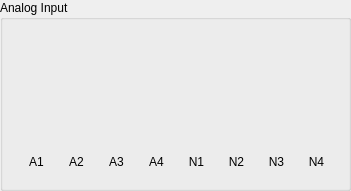
  <widget class="QGroupBox" name="groupBox_3">
   <property name="geometry">
    <rect>
     <x>30</x>
     <y>10</y>
     <width>351</width>
     <height>191</height>
    </rect>
   </property>
   <property name="title">
    <string>Analog Input</string>
   </property>
   <widget class="QLabel" name="label_15">
    <property name="geometry">
     <rect>
      <x>140</x>
      <y>150</y>
      <width>33</width>
      <height>23</height>
     </rect>
    </property>
    <property name="lineWidth">
     <number>1</number>
    </property>
    <property name="text">
     <string>A4</string>
    </property>
    <property name="alignment">
     <set>Qt::AlignCenter</set>
    </property>
   </widget>
   <widget class="QLabel" name="label_12">
    <property name="geometry">
     <rect>
      <x>60</x>
      <y>150</y>
      <width>33</width>
      <height>23</height>
     </rect>
    </property>
    <property name="lineWidth">
     <number>1</number>
    </property>
    <property name="text">
     <string>A2</string>
    </property>
    <property name="alignment">
     <set>Qt::AlignCenter</set>
    </property>
   </widget>
   <widget class="VolumeWidget" name="Meter_In_2" native="true">
    <property name="geometry">
     <rect>
      <x>60</x>
      <y>20</y>
      <width>33</width>
      <height>121</height>
     </rect>
    </property>
    <property name="MaxValue" stdset="0">
     <number>0</number>
    </property>
    <property name="MinValue" stdset="0">
     <number>-70</number>
    </property>
    <property name="SingleTrack" stdset="0">
     <bool>true</bool>
    </property>
    <property name="ScaleLabel" stdset="0">
     <bool>true</bool>
    </property>
   </widget>
   <widget class="VolumeWidget" name="Meter_In_3" native="true">
    <property name="geometry">
     <rect>
      <x>100</x>
      <y>20</y>
      <width>33</width>
      <height>121</height>
     </rect>
    </property>
    <property name="MaxValue" stdset="0">
     <number>0</number>
    </property>
    <property name="MinValue" stdset="0">
     <number>-70</number>
    </property>
    <property name="SingleTrack" stdset="0">
     <bool>true</bool>
    </property>
    <property name="ScaleLabel" stdset="0">
     <bool>true</bool>
    </property>
   </widget>
   <widget class="QLabel" name="label_14">
    <property name="geometry">
     <rect>
      <x>100</x>
      <y>150</y>
      <width>33</width>
      <height>23</height>
     </rect>
    </property>
    <property name="lineWidth">
     <number>1</number>
    </property>
    <property name="text">
     <string>A3</string>
    </property>
    <property name="alignment">
     <set>Qt::AlignCenter</set>
    </property>
   </widget>
   <widget class="VolumeWidget" name="Meter_In_4" native="true">
    <property name="geometry">
     <rect>
      <x>140</x>
      <y>20</y>
      <width>33</width>
      <height>121</height>
     </rect>
    </property>
    <property name="MaxValue" stdset="0">
     <number>0</number>
    </property>
    <property name="MinValue" stdset="0">
     <number>-70</number>
    </property>
    <property name="SingleTrack" stdset="0">
     <bool>true</bool>
    </property>
    <property name="ScaleLabel" stdset="0">
     <bool>true</bool>
    </property>
   </widget>
   <widget class="QLabel" name="label_10">
    <property name="geometry">
     <rect>
      <x>20</x>
      <y>150</y>
      <width>33</width>
      <height>23</height>
     </rect>
    </property>
    <property name="lineWidth">
     <number>1</number>
    </property>
    <property name="text">
     <string>A1</string>
    </property>
    <property name="alignment">
     <set>Qt::AlignCenter</set>
    </property>
   </widget>
   <widget class="VolumeWidget" name="Meter_In_1" native="true">
    <property name="geometry">
     <rect>
      <x>20</x>
      <y>20</y>
      <width>33</width>
      <height>121</height>
     </rect>
    </property>
    <property name="MaxValue" stdset="0">
     <number>0</number>
    </property>
    <property name="MinValue" stdset="0">
     <number>-70</number>
    </property>
    <property name="SingleTrack" stdset="0">
     <bool>true</bool>
    </property>
    <property name="ScaleLabel" stdset="0">
     <bool>true</bool>
    </property>
   </widget>
   <widget class="VolumeWidget" name="Meter_In_5" native="true">
    <property name="geometry">
     <rect>
      <x>180</x>
      <y>20</y>
      <width>33</width>
      <height>121</height>
     </rect>
    </property>
    <property name="MaxValue" stdset="0">
     <number>0</number>
    </property>
    <property name="MinValue" stdset="0">
     <number>-70</number>
    </property>
    <property name="SingleTrack" stdset="0">
     <bool>true</bool>
    </property>
    <property name="ScaleLabel" stdset="0">
     <bool>true</bool>
    </property>
   </widget>
   <widget class="VolumeWidget" name="Meter_In_7" native="true">
    <property name="geometry">
     <rect>
      <x>260</x>
      <y>20</y>
      <width>33</width>
      <height>121</height>
     </rect>
    </property>
    <property name="MaxValue" stdset="0">
     <number>0</number>
    </property>
    <property name="MinValue" stdset="0">
     <number>-70</number>
    </property>
    <property name="SingleTrack" stdset="0">
     <bool>true</bool>
    </property>
    <property name="ScaleLabel" stdset="0">
     <bool>true</bool>
    </property>
   </widget>
   <widget class="VolumeWidget" name="Meter_In_6" native="true">
    <property name="geometry">
     <rect>
      <x>220</x>
      <y>20</y>
      <width>33</width>
      <height>121</height>
     </rect>
    </property>
    <property name="MaxValue" stdset="0">
     <number>0</number>
    </property>
    <property name="MinValue" stdset="0">
     <number>-70</number>
    </property>
    <property name="SingleTrack" stdset="0">
     <bool>true</bool>
    </property>
    <property name="ScaleLabel" stdset="0">
     <bool>true</bool>
    </property>
   </widget>
   <widget class="QLabel" name="label_33">
    <property name="geometry">
     <rect>
      <x>260</x>
      <y>150</y>
      <width>33</width>
      <height>23</height>
     </rect>
    </property>
    <property name="lineWidth">
     <number>1</number>
    </property>
    <property name="text">
     <string>N3</string>
    </property>
    <property name="alignment">
     <set>Qt::AlignCenter</set>
    </property>
   </widget>
   <widget class="QLabel" name="label_34">
    <property name="geometry">
     <rect>
      <x>300</x>
      <y>150</y>
      <width>33</width>
      <height>23</height>
     </rect>
    </property>
    <property name="lineWidth">
     <number>1</number>
    </property>
    <property name="text">
     <string>N4</string>
    </property>
    <property name="alignment">
     <set>Qt::AlignCenter</set>
    </property>
   </widget>
   <widget class="QLabel" name="label_35">
    <property name="geometry">
     <rect>
      <x>180</x>
      <y>150</y>
      <width>33</width>
      <height>23</height>
     </rect>
    </property>
    <property name="lineWidth">
     <number>1</number>
    </property>
    <property name="text">
     <string>N1</string>
    </property>
    <property name="alignment">
     <set>Qt::AlignCenter</set>
    </property>
   </widget>
   <widget class="VolumeWidget" name="Meter_In_8" native="true">
    <property name="geometry">
     <rect>
      <x>300</x>
      <y>20</y>
      <width>33</width>
      <height>121</height>
     </rect>
    </property>
    <property name="MaxValue" stdset="0">
     <number>0</number>
    </property>
    <property name="MinValue" stdset="0">
     <number>-70</number>
    </property>
    <property name="SingleTrack" stdset="0">
     <bool>true</bool>
    </property>
    <property name="ScaleLabel" stdset="0">
     <bool>true</bool>
    </property>
   </widget>
   <widget class="QLabel" name="label_36">
    <property name="geometry">
     <rect>
      <x>220</x>
      <y>150</y>
      <width>33</width>
      <height>23</height>
     </rect>
    </property>
    <property name="lineWidth">
     <number>1</number>
    </property>
    <property name="text">
     <string>N2</string>
    </property>
    <property name="alignment">
     <set>Qt::AlignCenter</set>
    </property>
   </widget>
  </widget>
